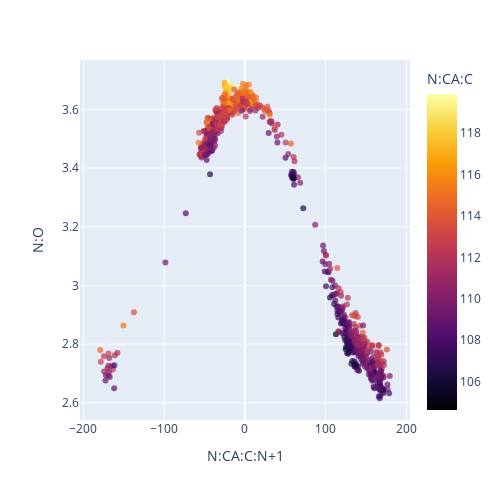

Notebook code cell kept with this figure:
### Code cell
# CELL 5
# Correlation 2
import plotly.express as px
import plotly.io as pio
x_ax = "N:CA:C:N+1"
y_ax = "N:O"
hue = "N:CA:C"
fig = px.scatter(df_geos, x=x_ax, y=y_ax, color=hue,title="",width=500, height=500, opacity=0.7,color_continuous_scale=px.colors.sequential.Inferno)
fig.show()

### Figure 1 — Plotly figure (JSON) as saved in the notebook; plotly's stock layout.template omitted (floating-point values rounded to 4 significant figures; data arrays with more than 128 entries replaced by an {"elided": "..."} marker saying what was removed)
{"data": [{"hovertemplate": "N:CA:C:N+1=%{x}<br>N:O=%{y}<br>N:CA:C=%{marker.color}<extra></extra>", "legendgroup": "", "marker": {"color": {"elided": "910 float values"}, "coloraxis": "coloraxis", "opacity": 0.7, "symbol": "circle"}, "mode": "markers", "name": "", "orientation": "v", "showlegend": false, "type": "scatter", "x": {"elided": "910 float values"}, "xaxis": "x", "y": {"elided": "910 float values"}, "yaxis": "y"}], "layout": {"coloraxis": {"colorbar": {"title": {"text": "N:CA:C"}}, "colorscale": [[0, "#000004"], [0.1111, "#1b0c41"], [0.2222, "#4a0c6b"], [0.3333, "#781c6d"], [0.4444, "#a52c60"], [0.5556, "#cf4446"], [0.6667, "#ed6925"], [0.7778, "#fb9b06"], [0.8889, "#f7d13d"], [1, "#fcffa4"]]}, "height": 500, "legend": {"tracegroupgap": 0}, "margin": {"t": 60}, "width": 500, "xaxis": {"anchor": "y", "domain": [0, 1], "title": {"text": "N:CA:C:N+1"}}, "yaxis": {"anchor": "x", "domain": [0, 1], "title": {"text": "N:O"}}}}
